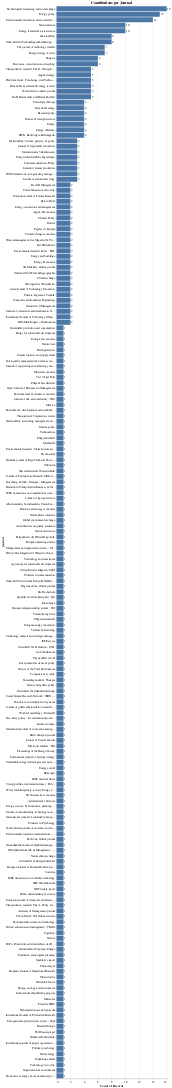

The cell this chart's notebook holds for it:
### Code cell
bars=alt.Chart(df).mark_bar().encode(
x='count(journal):Q',
y=alt.Y("year:O")
)
text = bars.mark_text(
    align='left',
    baseline='middle',
    dx=3 
).encode(
    text='count(journal):Q'
)
(bars + text).properties(
    title='Contributions per Journal'
)

### Figure 1 — Vega-Lite specification as saved in the notebook (floating-point values rounded to 4 significant figures; data arrays with more than 128 entries replaced by an {"elided": "..."} marker saying what was removed)
{"config": {"view": {"continuousWidth": 400, "continuousHeight": 300}}, "layer": [{"mark": "bar", "encoding": {"x": {"aggregate": "count", "field": "journal", "type": "quantitative"}, "y": {"field": "journal", "sort": "-x", "type": "nominal"}}}, {"mark": {"type": "text", "align": "left", "baseline": "middle", "dx": 3}, "encoding": {"text": {"aggregate": "count", "field": "journal", "type": "quantitative"}, "x": {"aggregate": "count", "field": "journal", "type": "quantitative"}, "y": {"field": "journal", "sort": "-x", "type": "nominal"}}}], "data": {"name": "data-05aa3d2bcc6fd83b6f5725cf1651d68b"}, "title": "Contributions per Journal", "$schema": "https://vega.github.io/schema/vega-lite/v4.17.0.json", "datasets": {"data-05aa3d2bcc6fd83b6f5725cf1651d68b": {"elided": "378 records"}}}
